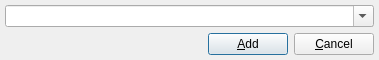
<?xml version="1.0" encoding="UTF-8"?>
<ui version="4.0">
 <class>AddUrlDialog</class>
 <widget class="QDialog" name="AddUrlDialog">
  <property name="geometry">
   <rect>
    <x>0</x>
    <y>0</y>
    <width>379</width>
    <height>58</height>
   </rect>
  </property>
  <property name="windowTitle">
   <string>Enter URL to add</string>
  </property>
  <layout class="QGridLayout">
   <property name="margin">
    <number>5</number>
   </property>
   <item row="0" column="0" colspan="3">
    <widget class="QComboBox" name="urlComboBox">
     <property name="editable">
      <bool>true</bool>
     </property>
    </widget>
   </item>
   <item row="1" column="0">
    <spacer>
     <property name="orientation">
      <enum>Qt::Horizontal</enum>
     </property>
     <property name="sizeHint" stdset="0">
      <size>
       <width>181</width>
       <height>20</height>
      </size>
     </property>
    </spacer>
   </item>
   <item row="1" column="1">
    <widget class="QPushButton" name="addButton">
     <property name="text">
      <string>&amp;Add</string>
     </property>
    </widget>
   </item>
   <item row="1" column="2">
    <widget class="QPushButton" name="cancelButton">
     <property name="text">
      <string>&amp;Cancel</string>
     </property>
    </widget>
   </item>
  </layout>
 </widget>
 <resources/>
 <connections>
  <connection>
   <sender>addButton</sender>
   <signal>clicked()</signal>
   <receiver>AddUrlDialog</receiver>
   <slot>accept()</slot>
   <hints>
    <hint type="sourcelabel">
     <x>248</x>
     <y>51</y>
    </hint>
    <hint type="destinationlabel">
     <x>184</x>
     <y>72</y>
    </hint>
   </hints>
  </connection>
  <connection>
   <sender>cancelButton</sender>
   <signal>clicked()</signal>
   <receiver>AddUrlDialog</receiver>
   <slot>reject()</slot>
   <hints>
    <hint type="sourcelabel">
     <x>343</x>
     <y>62</y>
    </hint>
    <hint type="destinationlabel">
     <x>392</x>
     <y>60</y>
    </hint>
   </hints>
  </connection>
 </connections>
</ui>
